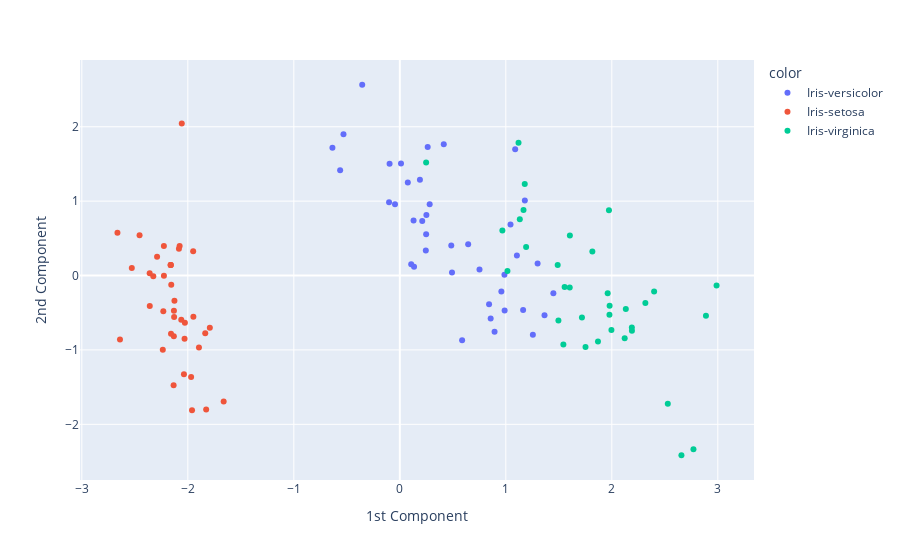

This figure's notebook cell:
### Code cell
fig  = px.scatter(x = X_train_pca[:, 0], y = X_train_pca[:, 1], color=y_train)

fig.update_layout(
    xaxis_title = "1st Component",
    yaxis_title = "2nd Component",
)
fig.show()

### Figure 1 — Plotly figure (JSON) as saved in the notebook; plotly's stock layout.template omitted (floating-point values rounded to 4 significant figures)
{"data": [{"hovertemplate": "color=Iris-versicolor<br>x=%{x}<br>y=%{y}<extra></extra>", "legendgroup": "Iris-versicolor", "marker": {"color": "#636efa", "symbol": "circle"}, "mode": "markers", "name": "Iris-versicolor", "orientation": "v", "showlegend": true, "type": "scatter", "x": [1.088, 0.2451, -0.5315, 1.105, 0.1342, 0.8421, 0.01105, 0.0754, 0.8939, -0.3548, 1.449, 1.255, -0.6357, 0.1298, 0.263, 0.9889, 0.2816, 0.2484, 1.179, -0.04545, -0.0966, 0.1897, 0.2508, 0.4148, 0.4922, 1.044, 1.163, -0.1014, 0.4854, 0.5877, 0.1075, 0.8571, 0.987, 1.3, 1.365, 0.9579, 0.6448, -0.563, 0.7517, 0.2116], "xaxis": "x", "y": [1.698, 0.3378, 1.9, 0.268, 0.1183, -0.386, 1.504, 1.249, -0.756, 2.564, -0.2386, -0.7954, 1.717, 0.74, 1.728, -0.4705, 0.9567, 0.5556, 1.009, 0.9567, 1.503, 1.288, 0.8151, 1.763, 0.04227, 0.6848, -0.4643, 0.9838, 0.4045, -0.8689, 0.1528, -0.5771, 0.01184, 0.1614, -0.5342, -0.2132, 0.4207, 1.415, 0.07955, 0.7345], "yaxis": "y"}, {"hovertemplate": "color=Iris-setosa<br>x=%{x}<br>y=%{y}<extra></extra>", "legendgroup": "Iris-setosa", "marker": {"color": "#EF553B", "symbol": "circle"}, "mode": "markers", "name": "Iris-setosa", "orientation": "v", "showlegend": true, "type": "scatter", "x": [-2.226, -2.031, -2.062, -2.529, -1.662, -2.161, -2.226, -2.29, -1.836, -2.236, -2.037, -1.792, -2.156, -1.948, -1.95, -2.664, -2.161, -2.028, -2.057, -2.36, -2.132, -1.827, -2.134, -1.895, -1.969, -2.455, -2.359, -2.129, -2.077, -2.126, -2.161, -2.64, -2.159, -2.231, -2.131, -2.084, -2.326, -1.96], "xaxis": "x", "y": [0.3964, -0.8508, -0.5936, 0.1025, -1.693, 0.1414, -0.002449, 0.2526, -0.7763, -0.9987, -1.328, -0.7008, -0.1231, -0.5552, 0.326, 0.5758, 0.1414, -0.6331, 2.045, 0.03028, -0.8159, -1.802, -1.474, -0.967, -1.365, 0.5425, -0.4103, -0.5564, 0.3954, -0.3386, 0.1414, -0.8588, -0.7814, -0.4797, -0.473, 0.3587, -0.009176, -1.811], "yaxis": "y"}, {"hovertemplate": "color=Iris-virginica<br>x=%{x}<br>y=%{y}<extra></extra>", "legendgroup": "Iris-virginica", "marker": {"color": "#00cc96", "symbol": "circle"}, "mode": "markers", "name": "Iris-virginica", "orientation": "v", "showlegend": true, "type": "scatter", "x": [1.167, 2.121, 1.496, 2.528, 2.189, 1.604, 1.996, 1.489, 2.399, 1.555, 0.2481, 1.973, 2.888, 1.015, 0.9677, 1.12, 1.603, 2.316, 2.132, 1.816, 1.869, 2.657, 1.961, 1.718, 1.979, 1.179, 1.752, 2.988, 2.19, 2.77, 1.132, 1.978, 1.543, 1.191], "xaxis": "x", "y": [0.8799, -0.8429, -0.6036, -1.725, -0.6989, 0.5388, -0.7317, 0.1432, -0.2133, -0.1535, 1.52, 0.8789, -0.5398, 0.06082, 0.6069, 1.783, -0.1613, -0.3695, -0.449, 0.3244, -0.8852, -2.416, -0.2374, -0.5635, -0.4062, 1.232, -0.9602, -0.1342, -0.7406, -2.336, 0.7576, -0.5263, -0.9269, 0.3825], "yaxis": "y"}], "layout": {"autosize": true, "legend": {"title": {"text": "color"}, "tracegroupgap": 0}, "margin": {"t": 60}, "xaxis": {"anchor": "y", "autorange": true, "domain": [0, 1], "range": [-3.013, 3.337], "title": {"text": "1st Component"}, "type": "linear"}, "yaxis": {"anchor": "x", "autorange": true, "domain": [0, 1], "range": [-2.801, 2.95], "title": {"text": "2nd Component"}, "type": "linear"}}}
